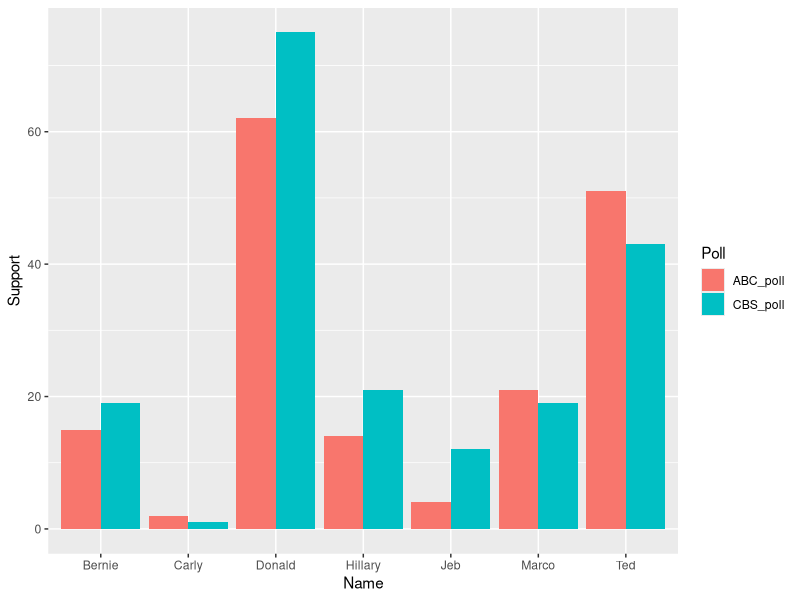

R code for this plot:
# 1. Define and Inspect Your Data
Name <- c("Jeb", "Donald", "Ted", "Marco", "Carly", "Hillary", "Bernie")
ABC_poll   <- c(  4,      62,      51,    21,      2,        14,       15)
CBS_poll   <- c( 12,      75,      43,    19,      1,        21,       19)

# Combine into data frame
df_polls <- data.frame(Name, ABC_poll, CBS_poll) 

# Inspect 
str(df_polls)
head(df_polls)

# Output
# 'data.frame':	7 obs. of  3 variables:
#  $ Name    : chr  "Jeb" "Donald" "Ted" "Marco" ...
#  $ ABC_poll: num  4 62 51 21 2 14 15
#  $ CBS_poll: num  12 75 43 19 1 21 19

#     Name ABC_poll CBS_poll
# 1     Jeb        4       12
# 2  Donald       62       75
# 3     Ted       51       43
# 4   Marco       21       19
# 5   Carly        2        1
# 6 Hillary       14       21


# 2. Compute Summary Statistics
# Compute the mean, median, and range for each poll

 mean(df_polls$ABC_poll)
# 24.14286
 mean(df_polls$CBS_poll)
# 27.14286

 median(df_polls$ABC_poll)
# 15
 median(df_polls$CBS_poll)
# 19

 range(df_polls[, c("ABC_poll","CBS_poll")])
#  1 75

# Add a column for the difference between CBS and ABC

df_polls$Diff <- df_polls$CBS_poll - df_polls$ABC_pol
df_polls
#     Name ABC_poll CBS_poll Diff
# 1     Jeb        4       12    8
# 2  Donald       62       75   13
# 3     Ted       51       43   -8
# 4   Marco       21       19   -2
# 5   Carly        2        1   -1
# 6 Hillary       14       21    7
# 7  Bernie       15       19    4

# 3. Plot
library(ggplot2)
library(tidyr)

df_long <- pivot_longer(df_polls,
                        cols = c(ABC_poll, CBS_poll),
                        names_to = "Poll",
                        values_to = "Support")

ggplot(df_long, aes(x = Name, y = Support, fill = Poll)) +
  geom_col(position = "dodge")

#blog link: https://morganlefey.com/assignment-3-lis4370/
